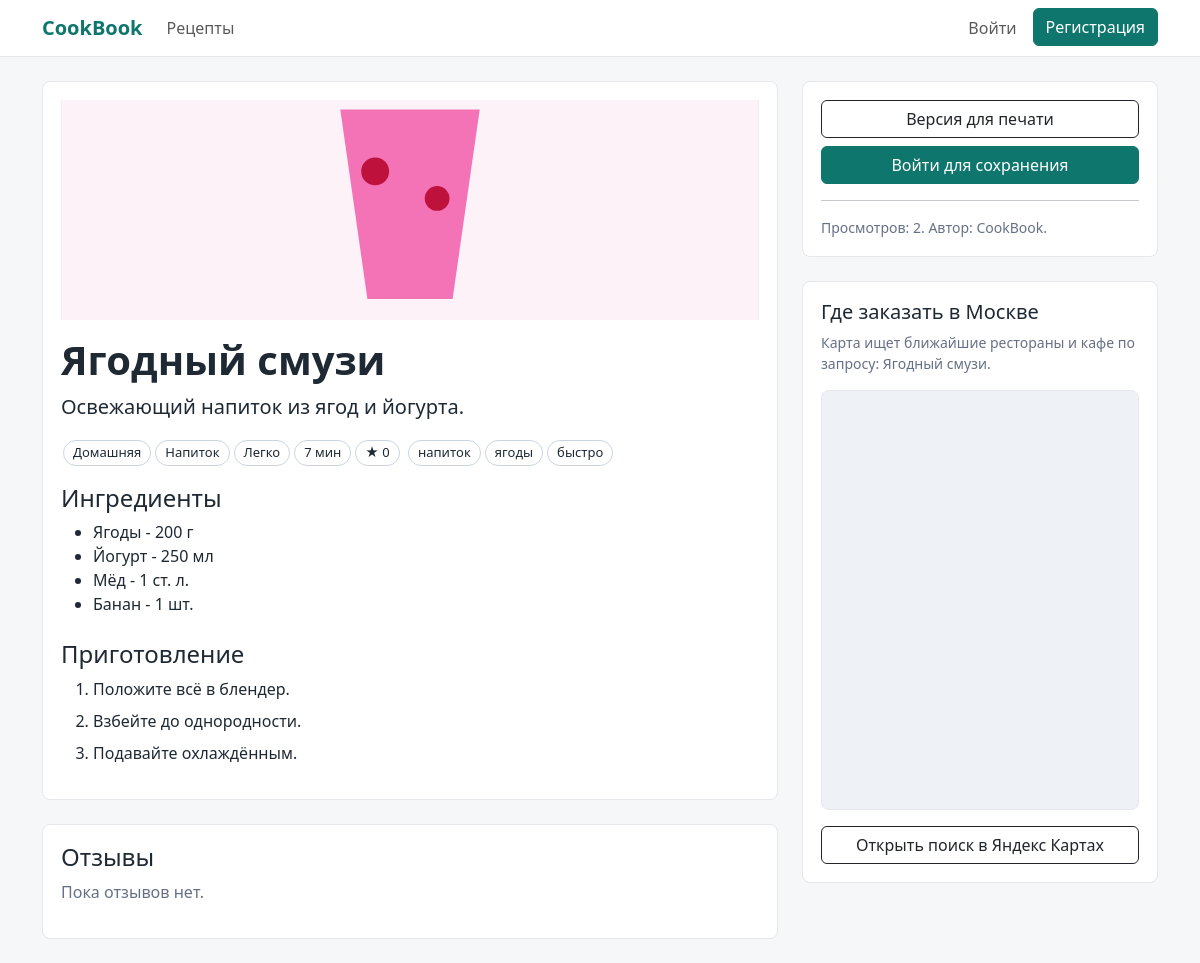
The app's page /recipe/8 with its own data.
### data/models.py (models this page shows)
class Recipe(SqlAlchemyBase):
    __tablename__ = "recipes"
    id = sa.Column(sa.Integer, primary_key=True, autoincrement=True)
    title = sa.Column(sa.String(160), nullable=False, unique=True)
    short_description = sa.Column(sa.String(500), nullable=False)
    ingredients = sa.Column(sa.Text, nullable=False)
    steps = sa.Column(sa.Text, nullable=False)
    tips = sa.Column(sa.Text, nullable=True)
    image_url = sa.Column(sa.String(300), nullable=True)
    video_url = sa.Column(sa.String(300), nullable=True)
    cuisine = sa.Column(sa.String(80), nullable=False)
    dish_type = sa.Column(sa.String(80), nullable=False)
    difficulty = sa.Column(sa.String(30), nullable=False)
    cook_time = sa.Column(sa.Integer, nullable=False)
    tags = sa.Column(sa.String(250), nullable=True)
    status = sa.Column(sa.String(20), nullable=False, default="pending")
    views = sa.Column(sa.Integer, nullable=False, default=0)
    created_date = sa.Column(sa.DateTime, default=dt.datetime.now)
    author_id = sa.Column(sa.Integer, sa.ForeignKey("users.id"), nullable=True)
    author = relationship("User")
    reviews = relationship("Review", back_populates="recipe", cascade="all, delete-orphan")
    collections = relationship("Collection", secondary=collection_recipes, back_populates="recipes")
    def get_ingredients(self):
        return [row.strip() for row in self.ingredients.splitlines() if row.strip()]
    def get_steps(self):
        return [row.strip() for row in self.steps.splitlines() if row.strip()]
    def get_tags(self):
        if not self.tags:
            return []
        return [tag.strip() for tag in self.tags.split(",") if tag.strip()]
    def get_rating(self):
        if not self.reviews:
            return 0
        return round(sum(review.rating for review in self.reviews) / len(self.reviews), 1)

### main.py (the view, shortened to what this page needs)
@app.route("/recipe/<int:recipe_id>", methods=["GET", "POST"])
def recipe_detail(recipe_id):
    db_sess = db_session.create_session()
    recipe = db_sess.get(Recipe, recipe_id)
    if not recipe or not user_can_open_recipe(recipe):
        abort(404)
    form = ReviewForm()
    recipe.views += 1
    if current_user.is_authenticated:
        db_sess.add(ViewHistory(user_id=current_user.id, recipe_id=recipe.id))
    db_sess.commit()
    is_favorite = False
    collections = []
    if current_user.is_authenticated:
        is_favorite = db_sess.query(Favorite).filter(Favorite.user_id == current_user.id, Favorite.recipe_id == recipe.id).first() is not None
        collections = db_sess.query(Collection).filter(Collection.user_id == current_user.id).all()
    return render_template(
        "recipe_detail.html",
        recipe=recipe,
        review_form=form,
        is_favorite=is_favorite,
        user_collections=collections,
        yandex_maps_api_key=app.config["YANDEX_MAPS_API_KEY"],
    )

### data/db_session.py (called while the page is built)
def create_session():
    return __factory()

def remove_session():
    if __factory:
        __factory.remove()

### main.py (called while the page is built)
def user_can_open_recipe(recipe):
    if recipe.status == "approved":
        return True
    if not current_user.is_authenticated:
        return False
    return current_user.is_admin or recipe.author_id == current_user.id

### templates/recipe_detail.html (shortened to what this page needs)
{% extends "base.html" %}
{% block content %}
<div class="row g-4">
    <div class="col-lg-8">
        <div class="panel">
            {% if recipe.image_url %}<img class="recipe-img mb-3" src="{{ recipe.image_url }}" alt="{{ recipe.title }}">{% endif %}
            <h1 class="fw-bold text-break-good">{{ recipe.title }}</h1>
            <p class="lead text-break-good">{{ recipe.short_description }}</p>
            <div class="mb-3">
                <span class="tag">{{ recipe.cuisine }}</span><span class="tag">{{ recipe.dish_type }}</span><span class="tag">{{ recipe.difficulty }}</span><span class="tag">{{ recipe.cook_time }} мин</span><span class="tag">★ {{ recipe.get_rating() }}</span>
                {% for tag in recipe.get_tags() %}<span class="tag">{{ tag }}</span>{% endfor %}
            </div>
            <h2 class="h4">Ингредиенты</h2>
            <ul>{% for item in recipe.get_ingredients() %}<li class="text-break-good">{{ item }}</li>{% endfor %}</ul>
            <h2 class="h4 mt-4">Приготовление</h2>
            <ol>{% for step in recipe.get_steps() %}<li class="mb-2 text-break-good">{{ step }}</li>{% endfor %}</ol>
        </div>
        <div class="panel mt-4">
            <h2 class="h4">Отзывы</h2>
            {% for review in recipe.reviews %}
                <div class="border-top py-3"><strong>{{ review.user.name }}</strong> · ★ {{ review.rating }}<p class="mb-0 text-break-good">{{ review.text }}</p></div>
            {% else %}
                <p class="muted">Пока отзывов нет.</p>
            {% endfor %}
        </div>
    </div>
    <aside class="col-lg-4">
        <div class="panel">
            <div class="d-grid gap-2">
                <a class="btn btn-outline-dark" href="{{ url_for('print_recipe', recipe_id=recipe.id) }}">Версия для печати</a>
                {% if current_user.is_authenticated %}
                    <form method="post" action="{{ url_for('toggle_favorite', recipe_id=recipe.id) }}"><button class="btn {% if is_favorite %}btn-danger{% else %}btn-teal{% endif %} w-100" type="submit">{% if is_favorite %}Удалить из избранного{% else %}В избранное{% endif %}</button></form>
                    <form method="post" action="{{ url_for('shopping_from_recipe', recipe_id=recipe.id) }}"><button class="btn btn-outline-dark w-100" type="submit">Добавить продукты</button></form>
                    {% for collection in user_collections %}
                        <form method="post" action="{{ url_for('add_to_collection', collection_id=collection.id, recipe_id=recipe.id) }}"><button class="btn btn-outline-secondary btn-sm w-100" type="submit">В коллекцию: {{ collection.title }}</button></form>
                    {% endfor %}
                    {% if current_user.is_admin or current_user.id == recipe.author_id %}<a class="btn btn-outline-dark" href="{{ url_for('edit_recipe', recipe_id=recipe.id) }}">Редактировать</a>{% endif %}
                {% else %}
                    <a class="btn btn-teal" href="{{ url_for('login') }}">Войти для сохранения</a>
                {% endif %}
            </div>
            <hr>
            <p class="small muted mb-0">Просмотров: {{ recipe.views }}. Автор: {{ recipe.author.name if recipe.author else "CookBook" }}.</p>
        </div>
        <div class="panel mt-4">
            <h2 class="h5">Где заказать в Москве</h2>
            <p class="small muted">Карта ищет ближайшие рестораны и кафе по запросу: {{ recipe.title }}.</p>
            <div id="restaurant-map" class="map-box" data-search-city="Moscow"></div>
            <a class="btn btn-outline-dark w-100 mt-3" target="_blank" rel="noreferrer" href="https://yandex.ru/maps/213/moscow/search/{{ ('рестораны заказать ' ~ recipe.title) | urlencode }}">Открыть поиск в Яндекс Картах</a>
        </div>
    </aside>
</div>
{% endblock %}

### templates/base.html (style rules this page uses)
body { background: #f6f7f9; color: #1f2933; }
.panel { background: white; border: 1px solid #e5e7eb; border-radius: 8px; padding: 18px; }
.recipe-card img, .recipe-img { width: 100%; height: 220px; object-fit: cover; background: #e5e7eb; }
.tag { display: inline-block; padding: 2px 9px; border: 1px solid #cbd5e1; border-radius: 999px; font-size: 13px; margin: 2px; }
.muted { color: #667085; }
.btn-teal { background: #0f766e; border-color: #0f766e; color: white; }
.text-break-good { overflow-wrap: anywhere; word-break: break-word; }
.map-box { width: 100%; height: 420px; border-radius: 8px; overflow: hidden; border: 1px solid #e5e7eb; background: #eef2f7; }

### records on screen
Recipe: image_url (picture), title "Ягодный смузи", short_description "Освежающий напиток из ягод и йогурта.", cuisine "Домашняя", dish_type "Напиток", difficulty "Легко", cook_time "7", views "2"

### other values on screen
{{ recipe.get_rating() }} "0"
{{ tag }} "напиток" "ягоды" "быстро"
{{ item }} "Ягоды - 200 г" "Йогурт - 250 мл" "Мёд - 1 ст. л." "Банан - 1 шт."
{{ step }} "Положите всё в блендер." "Взбейте до однородности." "Подавайте охлаждённым."
{{ recipe.author.name if recipe.author else "CookBook" }} "CookBook"
